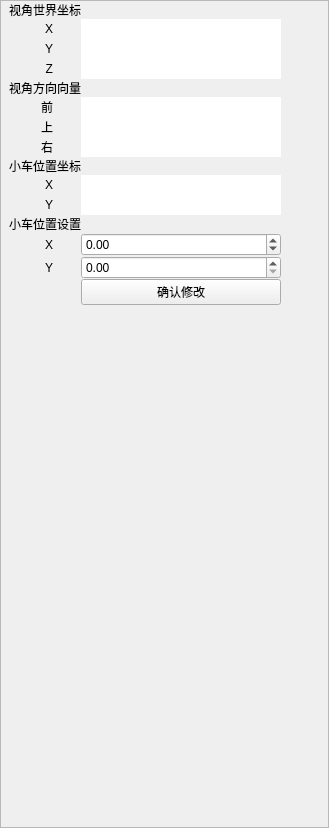
<?xml version="1.0" encoding="UTF-8"?>
<ui version="4.0">
 <class>InfoWidget</class>
 <widget class="QWidget" name="InfoWidget">
  <property name="geometry">
   <rect>
    <x>0</x>
    <y>0</y>
    <width>329</width>
    <height>828</height>
   </rect>
  </property>
  <property name="sizePolicy">
   <sizepolicy hsizetype="Minimum" vsizetype="MinimumExpanding">
    <horstretch>0</horstretch>
    <verstretch>0</verstretch>
   </sizepolicy>
  </property>
  <property name="windowTitle">
   <string>Form</string>
  </property>
  <layout class="QVBoxLayout" name="verticalLayout">
   <property name="spacing">
    <number>0</number>
   </property>
   <property name="leftMargin">
    <number>0</number>
   </property>
   <property name="topMargin">
    <number>0</number>
   </property>
   <property name="rightMargin">
    <number>0</number>
   </property>
   <property name="bottomMargin">
    <number>0</number>
   </property>
   <item>
    <widget class="QScrollArea" name="scrollArea">
     <property name="sizePolicy">
      <sizepolicy hsizetype="Minimum" vsizetype="Preferred">
       <horstretch>0</horstretch>
       <verstretch>0</verstretch>
      </sizepolicy>
     </property>
     <property name="minimumSize">
      <size>
       <width>260</width>
       <height>0</height>
      </size>
     </property>
     <property name="verticalScrollBarPolicy">
      <enum>Qt::ScrollBarAsNeeded</enum>
     </property>
     <property name="horizontalScrollBarPolicy">
      <enum>Qt::ScrollBarAlwaysOff</enum>
     </property>
     <property name="widgetResizable">
      <bool>true</bool>
     </property>
     <widget class="QWidget" name="scrollAreaWidgetContents">
      <property name="geometry">
       <rect>
        <x>0</x>
        <y>0</y>
        <width>327</width>
        <height>826</height>
       </rect>
      </property>
      <property name="sizePolicy">
       <sizepolicy hsizetype="MinimumExpanding" vsizetype="Preferred">
        <horstretch>0</horstretch>
        <verstretch>0</verstretch>
       </sizepolicy>
      </property>
      <property name="minimumSize">
       <size>
        <width>260</width>
        <height>0</height>
       </size>
      </property>
      <layout class="QVBoxLayout" name="verticalLayout_2">
       <property name="spacing">
        <number>0</number>
       </property>
       <property name="leftMargin">
        <number>0</number>
       </property>
       <property name="topMargin">
        <number>0</number>
       </property>
       <property name="rightMargin">
        <number>0</number>
       </property>
       <property name="bottomMargin">
        <number>0</number>
       </property>
       <item>
        <layout class="QFormLayout" name="formLayout">
         <item row="0" column="0">
          <widget class="QLabel" name="label_4">
           <property name="text">
            <string>视角世界坐标</string>
           </property>
           <property name="indent">
            <number>8</number>
           </property>
          </widget>
         </item>
         <item row="0" column="1">
          <widget class="Line" name="line">
           <property name="lineWidth">
            <number>0</number>
           </property>
           <property name="orientation">
            <enum>Qt::Horizontal</enum>
           </property>
          </widget>
         </item>
         <item row="1" column="0">
          <widget class="QLabel" name="label_7">
           <property name="sizePolicy">
            <sizepolicy hsizetype="Fixed" vsizetype="Preferred">
             <horstretch>0</horstretch>
             <verstretch>0</verstretch>
            </sizepolicy>
           </property>
           <property name="minimumSize">
            <size>
             <width>60</width>
             <height>0</height>
            </size>
           </property>
           <property name="maximumSize">
            <size>
             <width>60</width>
             <height>16777215</height>
            </size>
           </property>
           <property name="layoutDirection">
            <enum>Qt::LeftToRight</enum>
           </property>
           <property name="text">
            <string>X</string>
           </property>
           <property name="alignment">
            <set>Qt::AlignRight|Qt::AlignTrailing|Qt::AlignVCenter</set>
           </property>
           <property name="indent">
            <number>8</number>
           </property>
          </widget>
         </item>
         <item row="1" column="1">
          <widget class="QLineEdit" name="cameraPosX">
           <property name="maximumSize">
            <size>
             <width>200</width>
             <height>16777215</height>
            </size>
           </property>
           <property name="frame">
            <bool>false</bool>
           </property>
           <property name="readOnly">
            <bool>true</bool>
           </property>
          </widget>
         </item>
         <item row="2" column="0">
          <widget class="QLabel" name="label">
           <property name="sizePolicy">
            <sizepolicy hsizetype="Fixed" vsizetype="Preferred">
             <horstretch>0</horstretch>
             <verstretch>0</verstretch>
            </sizepolicy>
           </property>
           <property name="minimumSize">
            <size>
             <width>60</width>
             <height>0</height>
            </size>
           </property>
           <property name="maximumSize">
            <size>
             <width>60</width>
             <height>16777215</height>
            </size>
           </property>
           <property name="layoutDirection">
            <enum>Qt::LeftToRight</enum>
           </property>
           <property name="text">
            <string>Y</string>
           </property>
           <property name="alignment">
            <set>Qt::AlignRight|Qt::AlignTrailing|Qt::AlignVCenter</set>
           </property>
           <property name="indent">
            <number>8</number>
           </property>
          </widget>
         </item>
         <item row="2" column="1">
          <widget class="QLineEdit" name="cameraPosY">
           <property name="maximumSize">
            <size>
             <width>200</width>
             <height>16777215</height>
            </size>
           </property>
           <property name="frame">
            <bool>false</bool>
           </property>
           <property name="readOnly">
            <bool>true</bool>
           </property>
          </widget>
         </item>
         <item row="3" column="0">
          <widget class="QLabel" name="label_8">
           <property name="sizePolicy">
            <sizepolicy hsizetype="Fixed" vsizetype="Preferred">
             <horstretch>0</horstretch>
             <verstretch>0</verstretch>
            </sizepolicy>
           </property>
           <property name="minimumSize">
            <size>
             <width>60</width>
             <height>0</height>
            </size>
           </property>
           <property name="maximumSize">
            <size>
             <width>60</width>
             <height>16777215</height>
            </size>
           </property>
           <property name="layoutDirection">
            <enum>Qt::LeftToRight</enum>
           </property>
           <property name="text">
            <string>Z</string>
           </property>
           <property name="alignment">
            <set>Qt::AlignRight|Qt::AlignTrailing|Qt::AlignVCenter</set>
           </property>
           <property name="indent">
            <number>8</number>
           </property>
          </widget>
         </item>
         <item row="3" column="1">
          <widget class="QLineEdit" name="cameraPosZ">
           <property name="maximumSize">
            <size>
             <width>200</width>
             <height>16777215</height>
            </size>
           </property>
           <property name="frame">
            <bool>false</bool>
           </property>
           <property name="readOnly">
            <bool>true</bool>
           </property>
          </widget>
         </item>
         <item row="4" column="1">
          <widget class="Line" name="line_2">
           <property name="lineWidth">
            <number>0</number>
           </property>
           <property name="orientation">
            <enum>Qt::Horizontal</enum>
           </property>
          </widget>
         </item>
         <item row="5" column="0">
          <widget class="QLabel" name="label_2">
           <property name="sizePolicy">
            <sizepolicy hsizetype="Fixed" vsizetype="Preferred">
             <horstretch>0</horstretch>
             <verstretch>0</verstretch>
            </sizepolicy>
           </property>
           <property name="minimumSize">
            <size>
             <width>60</width>
             <height>0</height>
            </size>
           </property>
           <property name="maximumSize">
            <size>
             <width>60</width>
             <height>16777215</height>
            </size>
           </property>
           <property name="layoutDirection">
            <enum>Qt::LeftToRight</enum>
           </property>
           <property name="text">
            <string>前</string>
           </property>
           <property name="alignment">
            <set>Qt::AlignRight|Qt::AlignTrailing|Qt::AlignVCenter</set>
           </property>
           <property name="indent">
            <number>8</number>
           </property>
          </widget>
         </item>
         <item row="5" column="1">
          <widget class="QLineEdit" name="cameraFront">
           <property name="maximumSize">
            <size>
             <width>200</width>
             <height>16777215</height>
            </size>
           </property>
           <property name="frame">
            <bool>false</bool>
           </property>
           <property name="readOnly">
            <bool>true</bool>
           </property>
          </widget>
         </item>
         <item row="6" column="0">
          <widget class="QLabel" name="label_3">
           <property name="sizePolicy">
            <sizepolicy hsizetype="Fixed" vsizetype="Preferred">
             <horstretch>0</horstretch>
             <verstretch>0</verstretch>
            </sizepolicy>
           </property>
           <property name="minimumSize">
            <size>
             <width>60</width>
             <height>0</height>
            </size>
           </property>
           <property name="maximumSize">
            <size>
             <width>60</width>
             <height>16777215</height>
            </size>
           </property>
           <property name="layoutDirection">
            <enum>Qt::LeftToRight</enum>
           </property>
           <property name="text">
            <string>上</string>
           </property>
           <property name="alignment">
            <set>Qt::AlignRight|Qt::AlignTrailing|Qt::AlignVCenter</set>
           </property>
           <property name="indent">
            <number>8</number>
           </property>
          </widget>
         </item>
         <item row="6" column="1">
          <widget class="QLineEdit" name="cameraUp">
           <property name="maximumSize">
            <size>
             <width>200</width>
             <height>16777215</height>
            </size>
           </property>
           <property name="frame">
            <bool>false</bool>
           </property>
           <property name="readOnly">
            <bool>true</bool>
           </property>
          </widget>
         </item>
         <item row="7" column="0">
          <widget class="QLabel" name="label_5">
           <property name="sizePolicy">
            <sizepolicy hsizetype="Fixed" vsizetype="Preferred">
             <horstretch>0</horstretch>
             <verstretch>0</verstretch>
            </sizepolicy>
           </property>
           <property name="minimumSize">
            <size>
             <width>60</width>
             <height>0</height>
            </size>
           </property>
           <property name="maximumSize">
            <size>
             <width>60</width>
             <height>16777215</height>
            </size>
           </property>
           <property name="layoutDirection">
            <enum>Qt::LeftToRight</enum>
           </property>
           <property name="text">
            <string>右</string>
           </property>
           <property name="alignment">
            <set>Qt::AlignRight|Qt::AlignTrailing|Qt::AlignVCenter</set>
           </property>
           <property name="indent">
            <number>8</number>
           </property>
          </widget>
         </item>
         <item row="7" column="1">
          <widget class="QLineEdit" name="cameraRight">
           <property name="maximumSize">
            <size>
             <width>200</width>
             <height>16777215</height>
            </size>
           </property>
           <property name="frame">
            <bool>false</bool>
           </property>
           <property name="readOnly">
            <bool>true</bool>
           </property>
          </widget>
         </item>
         <item row="8" column="0">
          <widget class="QLabel" name="label_10">
           <property name="text">
            <string>小车位置坐标</string>
           </property>
           <property name="indent">
            <number>8</number>
           </property>
          </widget>
         </item>
         <item row="8" column="1">
          <widget class="Line" name="line_3">
           <property name="lineWidth">
            <number>0</number>
           </property>
           <property name="orientation">
            <enum>Qt::Horizontal</enum>
           </property>
          </widget>
         </item>
         <item row="9" column="0">
          <widget class="QLabel" name="label_12">
           <property name="sizePolicy">
            <sizepolicy hsizetype="Fixed" vsizetype="Preferred">
             <horstretch>0</horstretch>
             <verstretch>0</verstretch>
            </sizepolicy>
           </property>
           <property name="minimumSize">
            <size>
             <width>60</width>
             <height>0</height>
            </size>
           </property>
           <property name="maximumSize">
            <size>
             <width>60</width>
             <height>16777215</height>
            </size>
           </property>
           <property name="layoutDirection">
            <enum>Qt::LeftToRight</enum>
           </property>
           <property name="text">
            <string>X</string>
           </property>
           <property name="alignment">
            <set>Qt::AlignRight|Qt::AlignTrailing|Qt::AlignVCenter</set>
           </property>
           <property name="indent">
            <number>8</number>
           </property>
          </widget>
         </item>
         <item row="9" column="1">
          <widget class="QLineEdit" name="carPosX">
           <property name="maximumSize">
            <size>
             <width>200</width>
             <height>16777215</height>
            </size>
           </property>
           <property name="frame">
            <bool>false</bool>
           </property>
           <property name="readOnly">
            <bool>true</bool>
           </property>
          </widget>
         </item>
         <item row="10" column="0">
          <widget class="QLabel" name="label_11">
           <property name="sizePolicy">
            <sizepolicy hsizetype="Fixed" vsizetype="Preferred">
             <horstretch>0</horstretch>
             <verstretch>0</verstretch>
            </sizepolicy>
           </property>
           <property name="minimumSize">
            <size>
             <width>60</width>
             <height>0</height>
            </size>
           </property>
           <property name="maximumSize">
            <size>
             <width>60</width>
             <height>16777215</height>
            </size>
           </property>
           <property name="layoutDirection">
            <enum>Qt::LeftToRight</enum>
           </property>
           <property name="text">
            <string>Y</string>
           </property>
           <property name="alignment">
            <set>Qt::AlignRight|Qt::AlignTrailing|Qt::AlignVCenter</set>
           </property>
           <property name="indent">
            <number>8</number>
           </property>
          </widget>
         </item>
         <item row="10" column="1">
          <widget class="QLineEdit" name="carPosY">
           <property name="maximumSize">
            <size>
             <width>200</width>
             <height>16777215</height>
            </size>
           </property>
           <property name="frame">
            <bool>false</bool>
           </property>
           <property name="readOnly">
            <bool>true</bool>
           </property>
          </widget>
         </item>
         <item row="11" column="0">
          <widget class="QLabel" name="label_13">
           <property name="text">
            <string>小车位置设置</string>
           </property>
           <property name="indent">
            <number>8</number>
           </property>
          </widget>
         </item>
         <item row="11" column="1">
          <widget class="Line" name="line_4">
           <property name="lineWidth">
            <number>0</number>
           </property>
           <property name="orientation">
            <enum>Qt::Horizontal</enum>
           </property>
          </widget>
         </item>
         <item row="4" column="0">
          <widget class="QLabel" name="label_9">
           <property name="text">
            <string>视角方向向量</string>
           </property>
           <property name="indent">
            <number>8</number>
           </property>
          </widget>
         </item>
         <item row="12" column="0">
          <widget class="QLabel" name="label_14">
           <property name="sizePolicy">
            <sizepolicy hsizetype="Fixed" vsizetype="Preferred">
             <horstretch>0</horstretch>
             <verstretch>0</verstretch>
            </sizepolicy>
           </property>
           <property name="minimumSize">
            <size>
             <width>60</width>
             <height>0</height>
            </size>
           </property>
           <property name="maximumSize">
            <size>
             <width>60</width>
             <height>16777215</height>
            </size>
           </property>
           <property name="layoutDirection">
            <enum>Qt::LeftToRight</enum>
           </property>
           <property name="text">
            <string>X</string>
           </property>
           <property name="alignment">
            <set>Qt::AlignRight|Qt::AlignTrailing|Qt::AlignVCenter</set>
           </property>
           <property name="indent">
            <number>8</number>
           </property>
          </widget>
         </item>
         <item row="13" column="0">
          <widget class="QLabel" name="label_15">
           <property name="sizePolicy">
            <sizepolicy hsizetype="Fixed" vsizetype="Preferred">
             <horstretch>0</horstretch>
             <verstretch>0</verstretch>
            </sizepolicy>
           </property>
           <property name="minimumSize">
            <size>
             <width>60</width>
             <height>0</height>
            </size>
           </property>
           <property name="maximumSize">
            <size>
             <width>60</width>
             <height>16777215</height>
            </size>
           </property>
           <property name="layoutDirection">
            <enum>Qt::LeftToRight</enum>
           </property>
           <property name="text">
            <string>Y</string>
           </property>
           <property name="alignment">
            <set>Qt::AlignRight|Qt::AlignTrailing|Qt::AlignVCenter</set>
           </property>
           <property name="indent">
            <number>8</number>
           </property>
          </widget>
         </item>
         <item row="14" column="1">
          <widget class="QPushButton" name="confirm">
           <property name="maximumSize">
            <size>
             <width>200</width>
             <height>16777215</height>
            </size>
           </property>
           <property name="text">
            <string>确认修改</string>
           </property>
          </widget>
         </item>
         <item row="12" column="1">
          <widget class="QDoubleSpinBox" name="setCarPosX">
           <property name="maximumSize">
            <size>
             <width>200</width>
             <height>16777215</height>
            </size>
           </property>
           <property name="prefix">
            <string/>
           </property>
           <property name="minimum">
            <double>-100000.000000000000000</double>
           </property>
           <property name="maximum">
            <double>100000.000000000000000</double>
           </property>
           <property name="singleStep">
            <double>0.010000000000000</double>
           </property>
          </widget>
         </item>
         <item row="13" column="1">
          <widget class="QDoubleSpinBox" name="setCarPosY">
           <property name="maximumSize">
            <size>
             <width>200</width>
             <height>16777215</height>
            </size>
           </property>
           <property name="singleStep">
            <double>0.010000000000000</double>
           </property>
          </widget>
         </item>
        </layout>
       </item>
      </layout>
     </widget>
    </widget>
   </item>
  </layout>
 </widget>
 <resources/>
 <connections/>
</ui>
